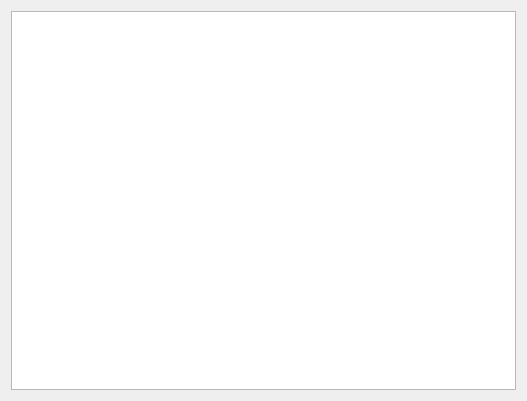
<?xml version="1.0" encoding="UTF-8"?>
<ui version="4.0">
 <class>Widget</class>
 <widget class="QWidget" name="Widget">
  <property name="geometry">
   <rect>
    <x>0</x>
    <y>0</y>
    <width>527</width>
    <height>401</height>
   </rect>
  </property>
  <property name="windowTitle">
   <string>Widget</string>
  </property>
  <layout class="QVBoxLayout" name="verticalLayout">
   <item>
    <widget class="QTreeView" name="treeView"/>
   </item>
  </layout>
 </widget>
 <layoutdefault spacing="6" margin="11"/>
 <resources/>
 <connections/>
</ui>
